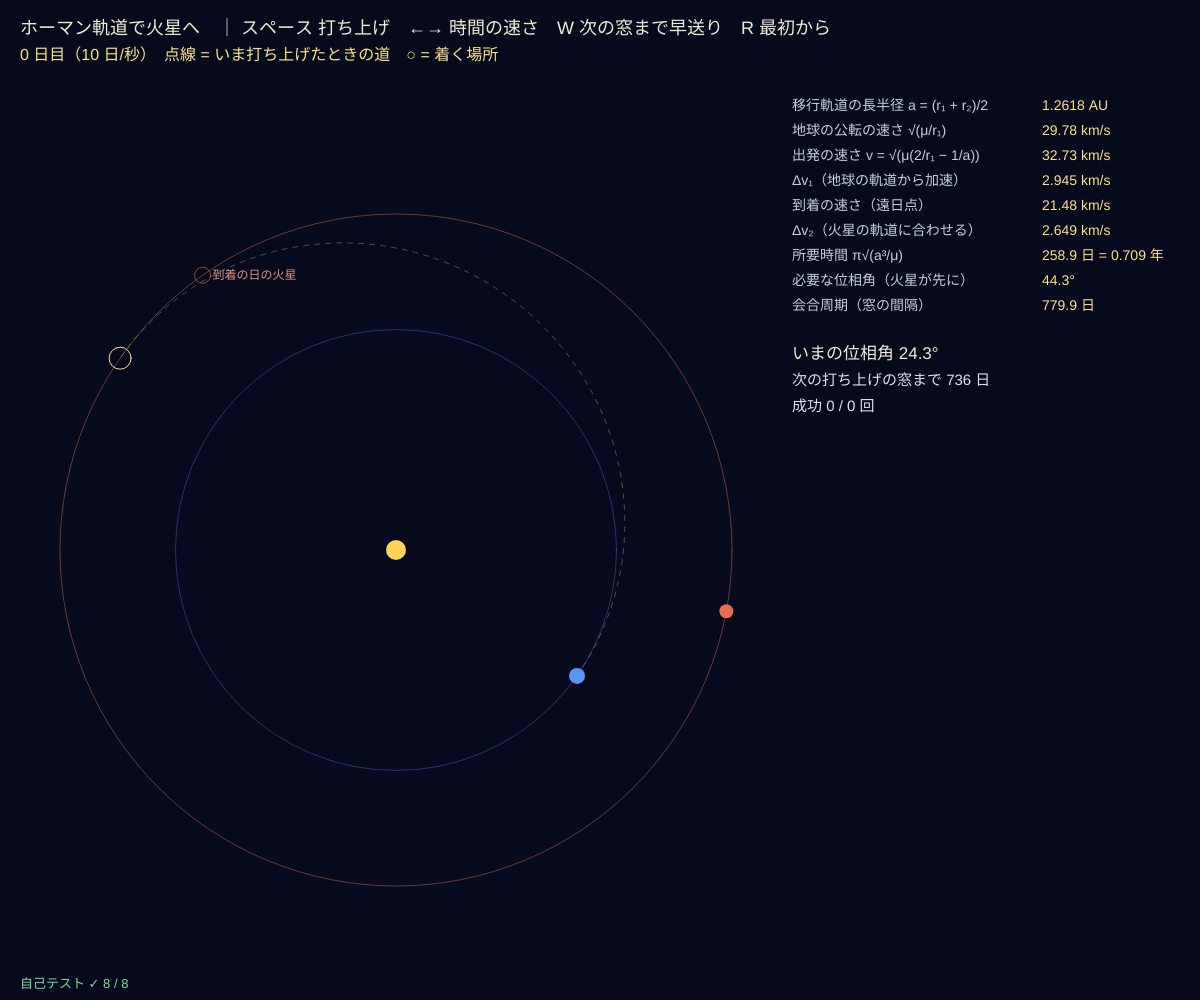
Frame 1 (no input)
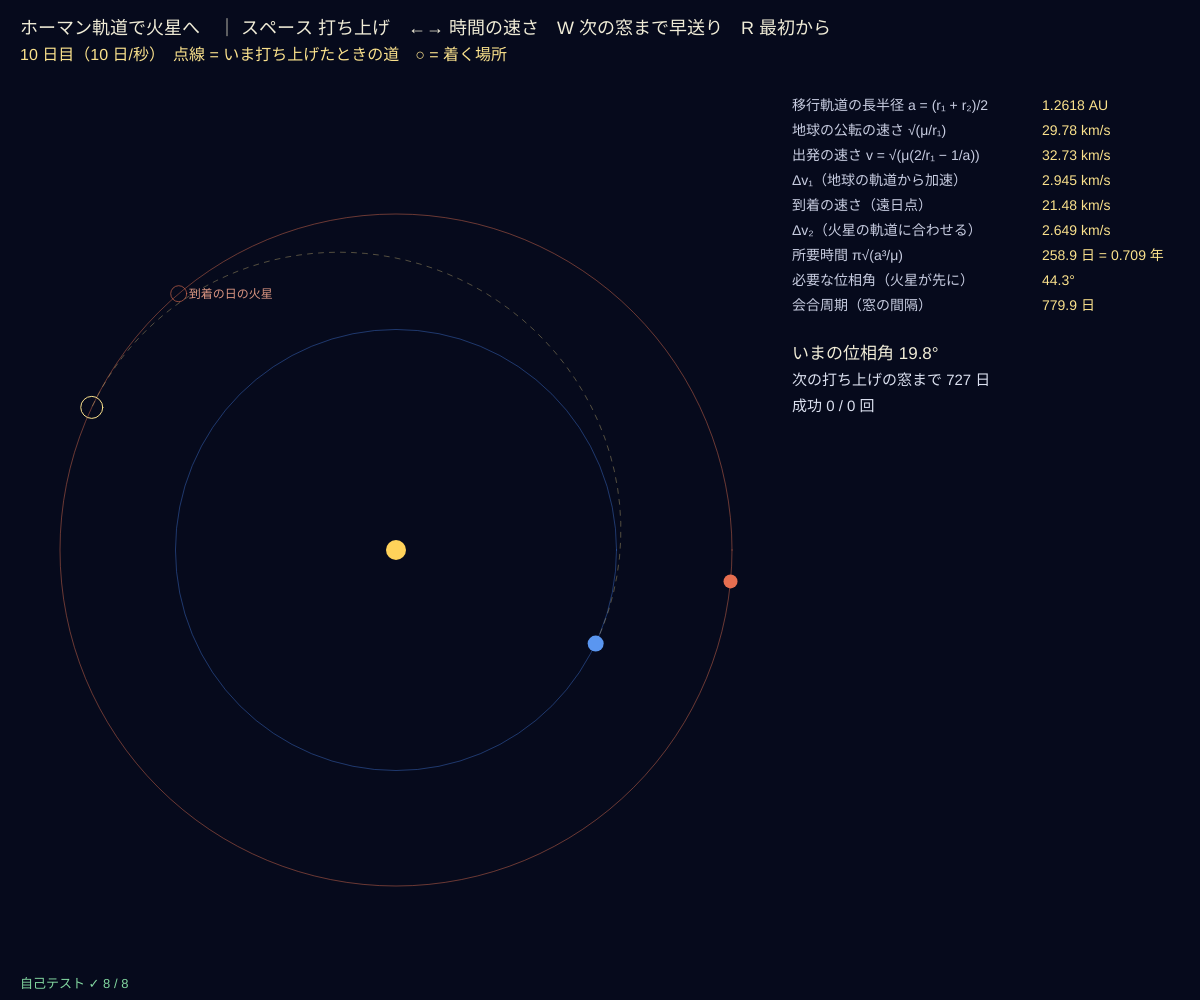
Frame 60 (no input)
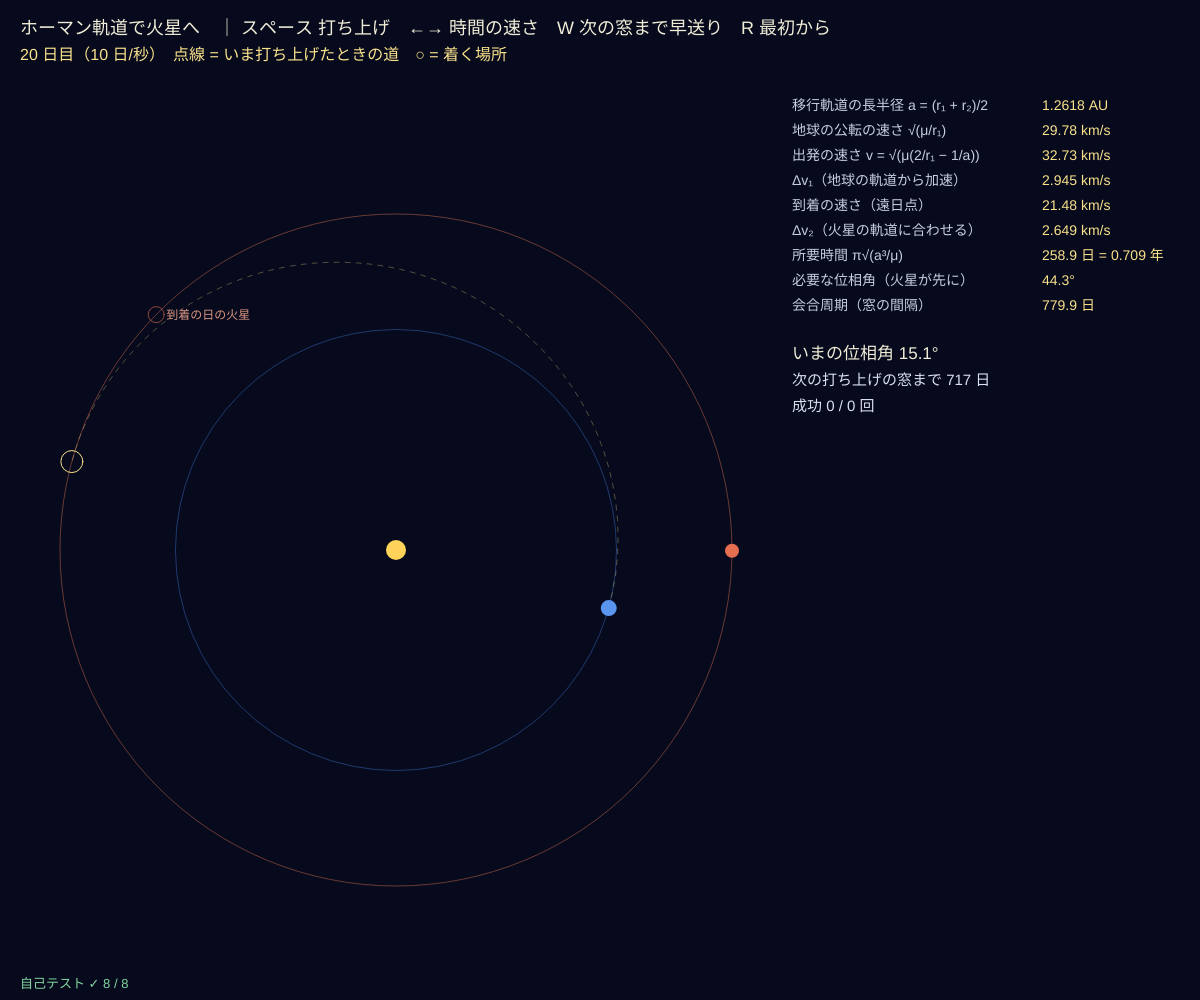
Frame 120 (the mouse pressed at the canvas centre since frame 60)

The p5.js sketch that drew these frames (run headless with seeded random() and noise() and a simulated clock; from frame 60 on, the mouse is pressed at the canvas centre):

// p5.js sketch
// ── sketch.js
// ============================================
// 06 ホーマン軌道で火星へ ─ いつ打ち上げれば、火星に会える？
// 地球の軌道（半径 r₁）に接して出発し、火星の軌道（r₂）に接して着く楕円 = ホーマン移行軌道（a = (r₁ + r₂)/2）
// 速さは vis-viva の式 v² = μ(2/r − 1/a)：出発の Δv₁ = v(近日点) − 地球の速さ、到着の Δv₂ = 火星の速さ − v(遠日点)
// 所要時間 = 楕円の半周 = π√(a³/μ)。その間に火星も進むので、出発のとき火星は地球より約 44° 先にいないといけない
// 円軌道・同じ平面の近似。スペース = 打ち上げ / ←→ = 時間の速さ / W = 次の窓まで早送り / R = 最初から
// ============================================

const MU = 1.32712440018e20, AU = 1.495978707e11, DAY = 86400;   // 太陽の GM [m³/s²]、1 AU [m]、1 日 [s]
const R1 = 1.0, R2 = 1.5237;           // ★ 出発と到着の軌道半径 [AU]（地球と火星）
const HIT_DEG = 3;                     // ★ 「会えた」とする角度の差 [度]
const SPEEDS = [2, 5, 10, 20, 40];     // 1 秒あたりの日数
let tDay = 0, sp = 2, thE0, thM0, craft = null, tries = 0, hits = 0, msg = '', skipping = false;

function setup() {
  createCanvas(windowWidth, windowHeight);
  HO = hohmann(R1, R2);
  selfTest();
  resetGame();
}
function resetGame() { tDay = 0; thE0 = Math.random() * TWO_PI; thM0 = Math.random() * TWO_PI; craft = null; msg = ''; skipping = false; }
// 円軌道の角速度 [rad/日]、速さ [m/s]
function nOf(r) { return Math.sqrt(MU / Math.pow(r * AU, 3)) * DAY; }
function vCirc(r) { return Math.sqrt(MU / (r * AU)); }
function visViva(r, a) { return Math.sqrt(MU * (2 / (r * AU) - 1 / (a * AU))); }
function hohmann(r1, r2) {
  let a = (r1 + r2) / 2, tH = (Math.PI * Math.sqrt(Math.pow(a * AU, 3) / MU)) / DAY;
  let dv1 = visViva(r1, a) - vCirc(r1), dv2 = vCirc(r2) - visViva(r2, a);
  return { a, e: (r2 - r1) / (r2 + r1), tH, dv1, dv2, phase: 180 - (nOf(r2) * tH) / DEG };
}
let HO;                                // ホーマン軌道の数字（setup で計算）
function thE(t) { return thE0 + nOf(R1) * t; }
function thM(t) { return thM0 + nOf(R2) * t; }
function phaseNow(t) { return wrap360((thM(t) - thE(t)) / DEG); }          // 火星が地球より何度先か
function daysToWindow(t) { return wrap360(phaseNow(t) - HO.phase) / ((nOf(R1) - nOf(R2)) / DEG); }
// 移行軌道の上の位置：近日点の向き θL、出発から dt 日（ケプラー方程式をニュートン法で）
function craftPos(thL, dt) {
  let nT = Math.sqrt(MU / Math.pow(HO.a * AU, 3)) * DAY, M = nT * dt, E = M;
  for (let i = 0; i < 30; i++) { let d = (E - HO.e * Math.sin(E) - M) / (1 - HO.e * Math.cos(E)); E -= d; if (Math.abs(d) < 1e-13) break; }
  let x = HO.a * (Math.cos(E) - HO.e), y = HO.a * Math.sqrt(1 - HO.e * HO.e) * Math.sin(E);
  return [x * Math.cos(thL) - y * Math.sin(thL), x * Math.sin(thL) + y * Math.cos(thL)];
}
function launch() {
  if (craft) return;
  craft = { t0: tDay, thL: thE(tDay) }; tries++; msg = '';
}

function draw() {
  background(6, 10, 28);
  let dt = SPEEDS[sp] / 60;
  if (skipping) { let w = daysToWindow(tDay); if (w < 6) { tDay += w; skipping = false; } else tDay += 6; }
  else tDay += dt;
  if (craft && tDay - craft.t0 >= HO.tH) {      // 到着：火星との角度の差
    let miss = wrap180((thM(craft.t0 + HO.tH) - craft.thL - Math.PI) / DEG);
    if (Math.abs(miss) < HIT_DEG) { hits++; msg = '到着！ 火星との差 ' + miss.toFixed(1) + '°（成功）'; }
    else msg = '火星は ' + (miss > 0 ? miss.toFixed(0) + '° 先' : (-miss).toFixed(0) + '° 後ろ') + 'にいた（失敗）';
    craft = null;
  }
  let cx = width * 0.33, cy = height * 0.55, sc = Math.min(width * 0.28, height * 0.4) / R2;
  stroke(60, 110, 200, 120); noFill(); circle(cx, cy, 2 * R1 * sc); stroke(220, 110, 80, 120); circle(cx, cy, 2 * R2 * sc);
  noStroke(); fill(255, 210, 90); circle(cx, cy, 20);
  // 移行軌道（いま打ち上げたら通る道）
  let thL = craft ? craft.thL : thE(tDay), pts = [];
  for (let i = 0; i <= 60; i++) { let p = craftPos(thL, (i / 60) * HO.tH); pts.push([cx + p[0] * sc, cy - p[1] * sc]); }
  stroke(250, 225, 140, craft ? 220 : 80); strokeWeight(craft ? 2 : 1); drawingContext.setLineDash(craft ? [] : [5, 6]); polyline(pts); drawingContext.setLineDash([]); strokeWeight(1);
  // 到着の点と、そのとき火星がいる場所
  let ax = cx + R2 * sc * Math.cos(thL + Math.PI), ay = cy - R2 * sc * Math.sin(thL + Math.PI), tA = (craft ? craft.t0 : tDay) + HO.tH;
  noFill(); stroke(250, 225, 140); circle(ax, ay, 22);
  stroke(220, 110, 80, 160); let mx = cx + R2 * sc * Math.cos(thM(tA)), my = cy - R2 * sc * Math.sin(thM(tA)); circle(mx, my, 16);
  noStroke(); fill(220, 150, 130); textSize(12); text('到着の日の火星', mx + 10, my + 4);
  // 惑星と探査機
  fill(90, 150, 240); circle(cx + R1 * sc * Math.cos(thE(tDay)), cy - R1 * sc * Math.sin(thE(tDay)), 16);
  fill(230, 110, 80); circle(cx + R2 * sc * Math.cos(thM(tDay)), cy - R2 * sc * Math.sin(thM(tDay)), 14);
  if (craft) { let p = craftPos(craft.thL, tDay - craft.t0); fill(255); circle(cx + p[0] * sc, cy - p[1] * sc, 9); }

  // ---- 数字
  let x0 = width * 0.66, y0 = 110, ph = phaseNow(tDay), lh = 25;
  let rows = [
    ['移行軌道の長半径 a = (r₁ + r₂)/2', HO.a.toFixed(4) + ' AU'],
    ['地球の公転の速さ √(μ/r₁)', (vCirc(R1) / 1000).toFixed(2) + ' km/s'],
    ['出発の速さ v = √(μ(2/r₁ − 1/a))', (visViva(R1, HO.a) / 1000).toFixed(2) + ' km/s'],
    ['Δv₁（地球の軌道から加速）', (HO.dv1 / 1000).toFixed(3) + ' km/s'],
    ['到着の速さ（遠日点）', (visViva(R2, HO.a) / 1000).toFixed(2) + ' km/s'],
    ['Δv₂（火星の軌道に合わせる）', (HO.dv2 / 1000).toFixed(3) + ' km/s'],
    ['所要時間 π√(a³/μ)', HO.tH.toFixed(1) + ' 日 = ' + (HO.tH / 365.25).toFixed(3) + ' 年'],
    ['必要な位相角（火星が先に）', HO.phase.toFixed(1) + '°'],
    ['会合周期（窓の間隔）', (TWO_PI / (nOf(R1) - nOf(R2))).toFixed(1) + ' 日'],
  ];
  textSize(14);
  rows.forEach((r, i) => { fill(200, 205, 225); text(r[0], x0, y0 + i * lh); fill(250, 225, 140); text(r[1], x0 + 250, y0 + i * lh); });
  let ok = Math.abs(wrap180(ph - HO.phase)) < HIT_DEG;
  fill(ok ? color(130, 230, 160) : color(240, 236, 215)); textSize(17);
  text('いまの位相角 ' + ph.toFixed(1) + '°' + (ok ? '　← いまだ！' : ''), x0, y0 + rows.length * lh + 24);
  fill(220, 225, 240); textSize(15);
  text('次の打ち上げの窓まで ' + daysToWindow(tDay).toFixed(0) + ' 日', x0, y0 + rows.length * lh + 50);
  text('成功 ' + hits + ' / ' + tries + ' 回' + (craft ? '　飛行中 ' + (tDay - craft.t0).toFixed(0) + ' / ' + HO.tH.toFixed(0) + ' 日' : ''), x0, y0 + rows.length * lh + 76);
  fill(255, 190, 150); text(msg, x0, y0 + rows.length * lh + 102);

  noStroke(); fill(240, 236, 215); textSize(18);
  text('ホーマン軌道で火星へ　｜ スペース 打ち上げ　←→ 時間の速さ　W 次の窓まで早送り　R 最初から', 20, 34);
  fill(250, 225, 140); textSize(16);
  text(tDay.toFixed(0) + ' 日目（' + SPEEDS[sp] + ' 日/秒）　点線 = いま打ち上げたときの道　○ = 着く場所', 20, 60);
  drawSelfTest(20, height - 12);
}

function keyPressed() {
  if (key === ' ') launch();
  if (key === RIGHT_ARROW) sp = Math.min(SPEEDS.length - 1, sp + 1);
  if (key === LEFT_ARROW) sp = Math.max(0, sp - 1);
  if ((key === 'w' || key === 'W') && !craft) skipping = true;
  if (key === 'r' || key === 'R') resetGame();
  return false;
}

// ---- 自己テスト
function selfTest() {
  selfTestResults = [];
  check('地球の公転の速さ √(μ/1 AU) ≈ 29.78 km/s', near(vCirc(1) / 1000, 29.78, 0.01));
  check('地球 → 火星のホーマン軌道の所要時間 ≈ 259 日（0.709 年）', near(HO.tH, 258.9, 1) && near(HO.tH / 365.25, 0.709, 0.003));
  check('Δv₁ ≈ 2.94 km/s、Δv₂ ≈ 2.65 km/s', near(HO.dv1 / 1000, 2.94, 0.02) && near(HO.dv2 / 1000, 2.65, 0.02));
  check('出発のとき火星は地球より約 44° 先', near(HO.phase, 44.3, 0.5));
  check('打ち上げの窓は約 780 日（2 年 2 か月）ごと', near(TWO_PI / (nOf(R1) - nOf(R2)), 779.9, 2));
  let p0 = craftPos(0.7, 0), p1 = craftPos(0.7, HO.tH);
  check('ケプラー方程式で進めると、出発は r₁、半周後はちょうど r₂ の反対側', near(Math.hypot(...p0), R1, 1e-9) && near(Math.hypot(...p1), R2, 1e-9) && near(Math.abs(wrap180(Math.atan2(p1[1], p1[0]) / DEG - 0.7 / DEG)), 180, 1e-6));
  check('エネルギー v²/2 − μ/r は近日点と遠日点で同じ（= −μ/2a）', near(visViva(R1, HO.a) ** 2 / 2 - MU / (R1 * AU), visViva(R2, HO.a) ** 2 / 2 - MU / (R2 * AU), 1) && near(visViva(R1, HO.a) ** 2 / 2 - MU / (R1 * AU), -MU / (2 * HO.a * AU), 1));
  let sE = thE0, sM = thM0, sT = tDay; thE0 = 0; thM0 = 1; tDay = 0;
  let w = daysToWindow(0), miss = wrap180((thM(w + HO.tH) - thE(w) - Math.PI) / DEG);
  check('窓の日に打ち上げると、火星にぴったり会える（差 < 0.01°）', Math.abs(miss) < 0.01);
  thE0 = sE; thM0 = sM; tDay = sT;
  reportSelfTest();
}

// ---------- やってみよう ----------
// 1. 位相角を見ながら、ちょうどいいときにスペースで打ち上げよう。何回で成功する？
// 2. W で窓まで早送りしてから打ち上げると？ 次の窓までは何日？
// 3. R2 を 5.2（木星）にすると、所要時間と Δv はどうなる？ 必要な位相角は？
// 4. R2 を 0.723（金星）にすると、Δv はマイナス（減速）になる。内側へ行くにはブレーキ
// 5. HIT_DEG を 1 にしてむずかしくしよう。実際の探査機は途中で軌道を細かく直している


// ==================================================
// ここから下は「天文の道具」（中身は読まなくても OK。消さないでね）
// ==================================================
function clampv(v, a, b) { return v < a ? a : v > b ? b : v; }
const DEG = Math.PI / 180;             // 度 → ラジアン
function wrap360(a) { return ((a % 360) + 360) % 360; }
function wrap180(a) { return wrap360(a + 180) - 180; }
function polyline(pts, closed) {       // 点が 2 つ以上あるときだけ折れ線を描く（空の beginShape はエラーになるため）
  if (!pts || pts.length < 2) return;
  noFill(); beginShape(); for (let p of pts) vertex(p[0], p[1]); endShape(closed ? CLOSE : undefined);
}
// ---- 自己テストの道具
let selfTestResults = [];
function check(name, cond) { selfTestResults.push({ name, ok: !!cond }); }
function near(a, b, tol) { return a !== null && a !== undefined && isFinite(a) && Math.abs(a - b) <= (tol === undefined ? 1e-9 : tol); }
function reportSelfTest() { for (let r of selfTestResults) (r.ok ? console.log : console.error)((r.ok ? '✓ ' : '✗ ') + r.name); }
function selfTestLine() { let n = selfTestResults.filter((r) => r.ok).length; return '自己テスト ' + (n === selfTestResults.length ? '✓ ' : '✗ ') + n + ' / ' + selfTestResults.length; }
function drawSelfTest(x, y) { noStroke(); textSize(13); textAlign(LEFT, BASELINE); fill(selfTestResults.every((r) => r.ok) ? color(130, 215, 160) : color(255, 95, 95)); text(selfTestLine(), x, y); }
